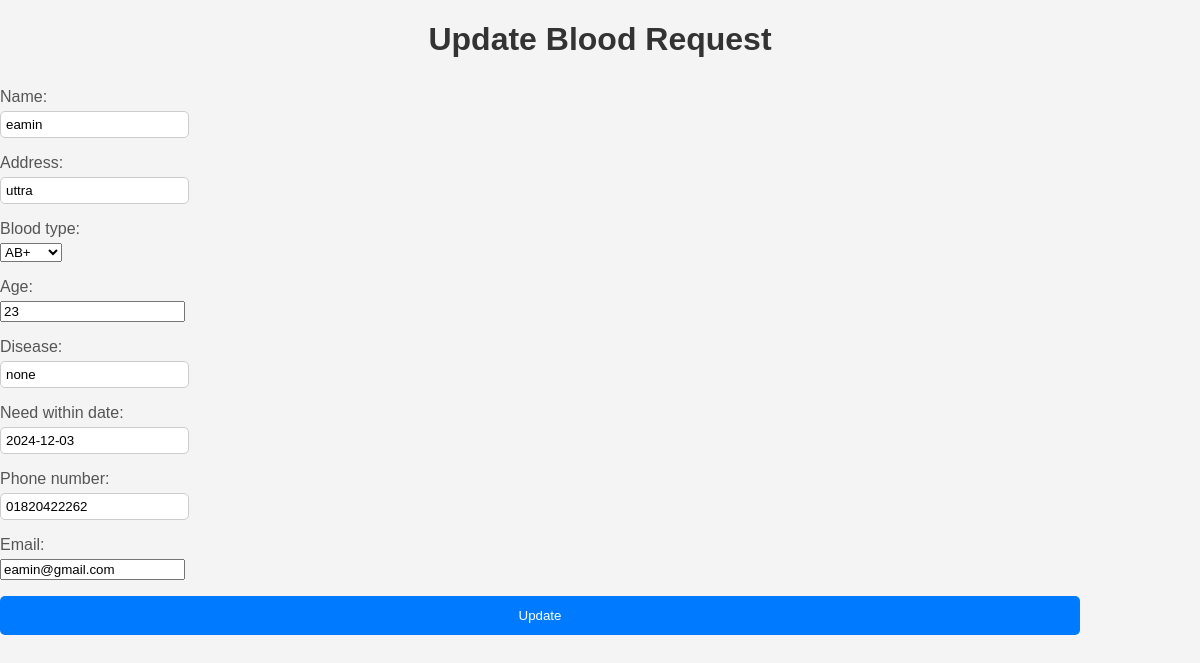
Before: /blood_requests/3/update/ with the older database file.
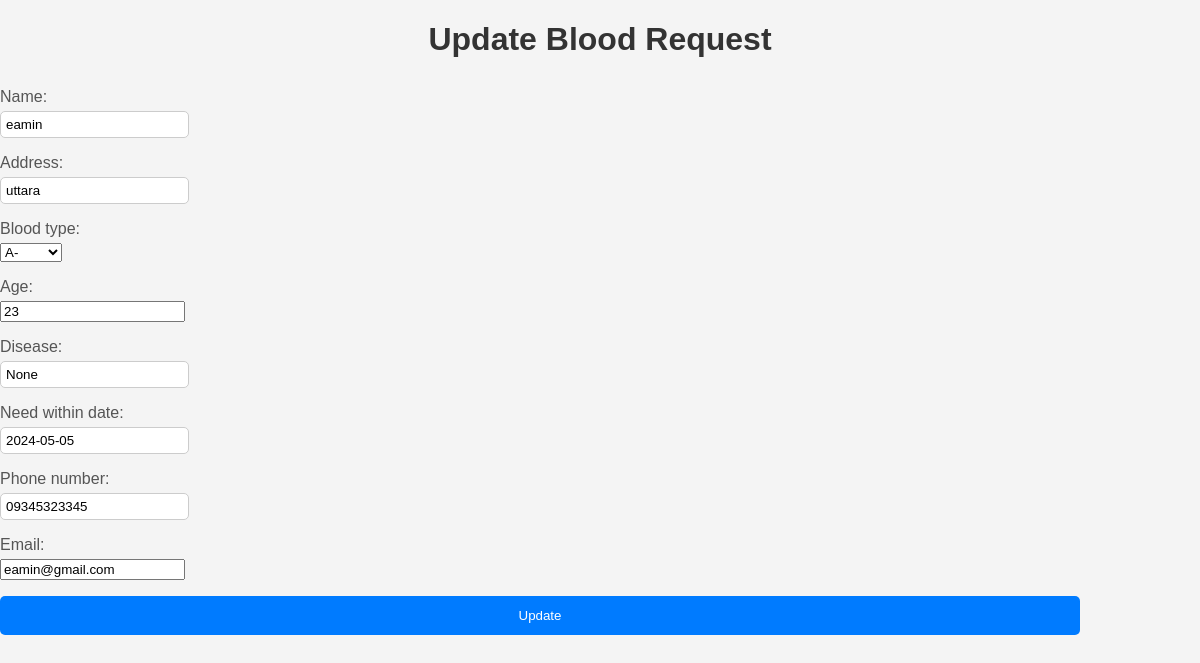
After: the same page with the newer database file.
### APPUniflow/models.py (models this page shows, shortened)
class BloodRequest(models.Model):
    STATUS_CHOICES = [
        ('Processing', 'Processing'),
        ('Given', 'Given'),
        ('Not Available', 'Not Available'),
    ]
    BLOOD_TYPE_CHOICES = [
        ('A+', 'A+'),
        ('A-', 'A-'),
        ('B+', 'B+'),
        ('B-', 'B-'),
        ('AB+', 'AB+'),
        ('AB-', 'AB-'),
        ('O+', 'O+'),
        ('O-', 'O-'),
    ]
    name = models.CharField(max_length=100 , blank=True, null=True)
    address = models.CharField(max_length=200,blank=True, null=True)
    blood_type = models.CharField(max_length=3, choices=BLOOD_TYPE_CHOICES,blank=True, null=True)
    age = models.PositiveIntegerField()
    disease = models.CharField(max_length=200, blank=True,null=True)
    need_within_date = models.DateField()
    phone_number = models.CharField(max_length=11)
    email = models.EmailField()
    status = models.CharField(max_length=20, choices=STATUS_CHOICES,default='Processing')

### APPUniflow/views.py (the view)
# urls.py: path('blood_requests/<int:pk>/update/', views.update_blood_request, name='update_blood_request'),
def update_blood_request(request, pk):
    blood_request = get_object_or_404(BloodRequest, pk=pk)
    if request.method == 'POST':
        form = BloodRequestForm(request.POST, instance=blood_request)
        if form.is_valid():
            form.save()
            return redirect('blood_request_list')  # Redirect to the blood request list page after successful update
    else:
        form = BloodRequestForm(instance=blood_request)
    return render(request, 'update_blood_request.html', {'form': form})

### APPUniflow/forms.py
class BloodRequestForm(forms.ModelForm):
    class Meta:
        model = BloodRequest
        fields = ['name', 'address', 'blood_type', 'age', 'disease', 'need_within_date', 'phone_number', 'email']

### APPUniflow/templates/update_blood_request.html (shortened to what this page needs)
<!DOCTYPE html>
<html lang="en">
<head>
    <link rel="stylesheet" type="text/css" href="/static/css/update_blood_request.css">
</head>
<body>
    <h1>Update Blood Request</h1>
    <form  method="post">
        {{ form.as_p }}
        <button type="submit">Update</button>
    </form>
</body>
</html>

Changed rows visible on the page:
changed BloodRequest "eamin": address "uttra" → "uttara"; blood_type "AB+" → "A-"; disease "none" → "None"; need_within_date "2024-12-03" → "2024-05-05"; phone_number "01820422262" → "09345323345"
